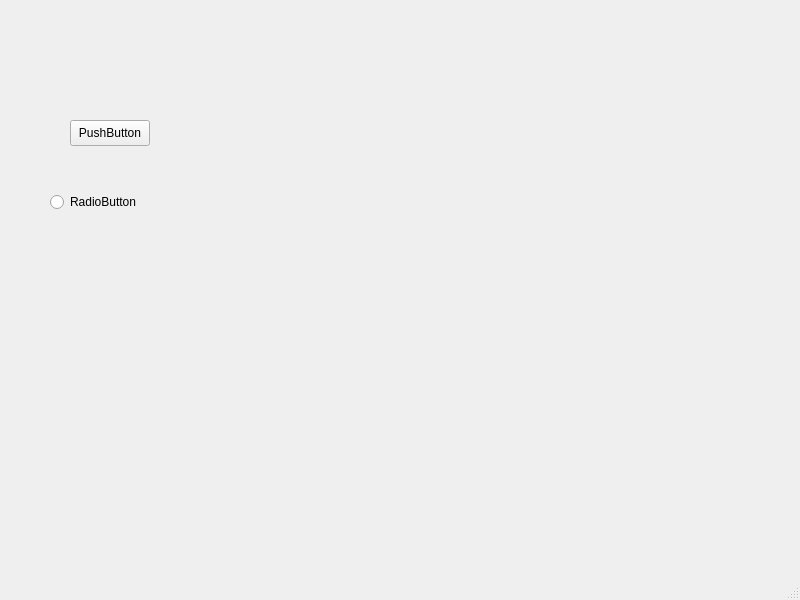
<?xml version="1.0" encoding="UTF-8"?>
<ui version="4.0">
 <class>MainWindow</class>
 <widget class="QMainWindow" name="MainWindow">
  <property name="geometry">
   <rect>
    <x>0</x>
    <y>0</y>
    <width>800</width>
    <height>600</height>
   </rect>
  </property>
  <property name="windowTitle">
   <string>MainWindow</string>
  </property>
  <widget class="QWidget" name="centralwidget">
   <widget class="QPushButton" name="pushButton">
    <property name="geometry">
     <rect>
      <x>70</x>
      <y>120</y>
      <width>80</width>
      <height>26</height>
     </rect>
    </property>
    <property name="text">
     <string>PushButton</string>
    </property>
   </widget>
   <widget class="QRadioButton" name="radioButton">
    <property name="geometry">
     <rect>
      <x>50</x>
      <y>190</y>
      <width>96</width>
      <height>24</height>
     </rect>
    </property>
    <property name="text">
     <string>RadioButton</string>
    </property>
   </widget>
  </widget>
  <widget class="QMenuBar" name="menubar">
   <property name="geometry">
    <rect>
     <x>0</x>
     <y>0</y>
     <width>800</width>
     <height>23</height>
    </rect>
   </property>
  </widget>
  <widget class="QStatusBar" name="statusbar"/>
 </widget>
 <resources/>
 <connections/>
</ui>
